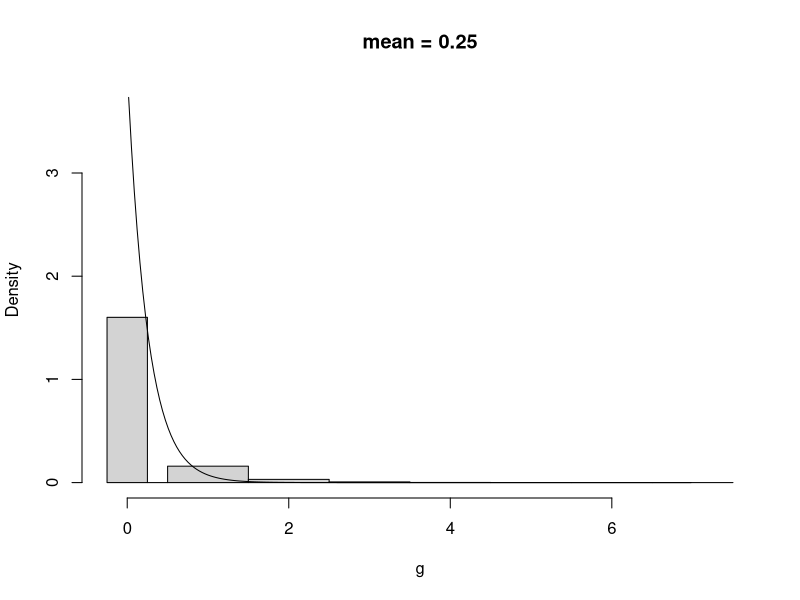
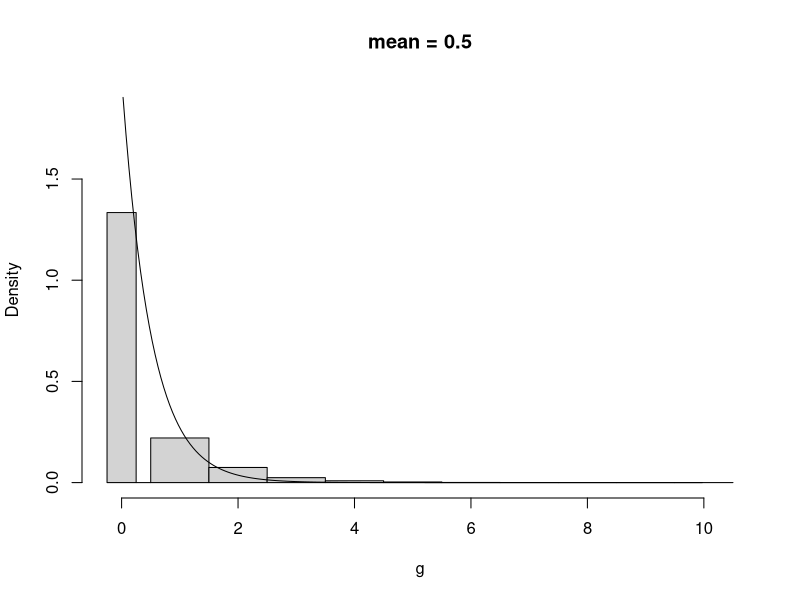
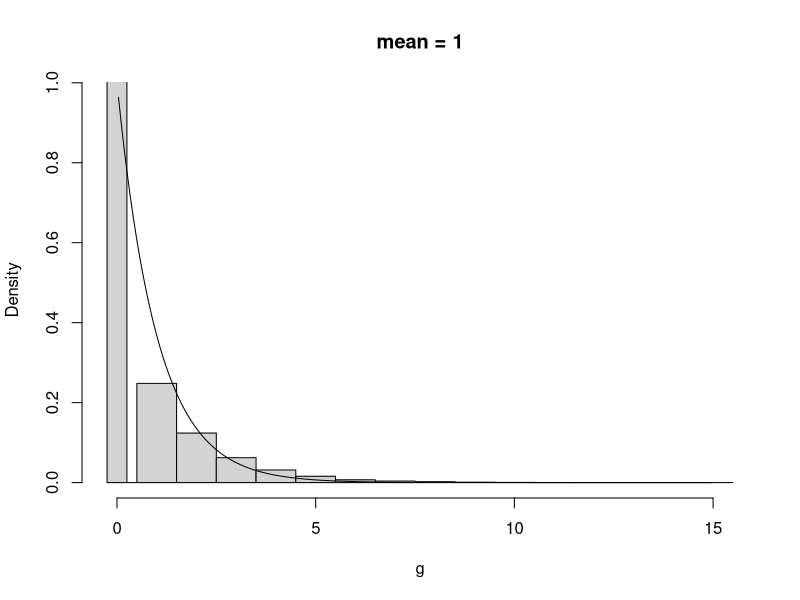
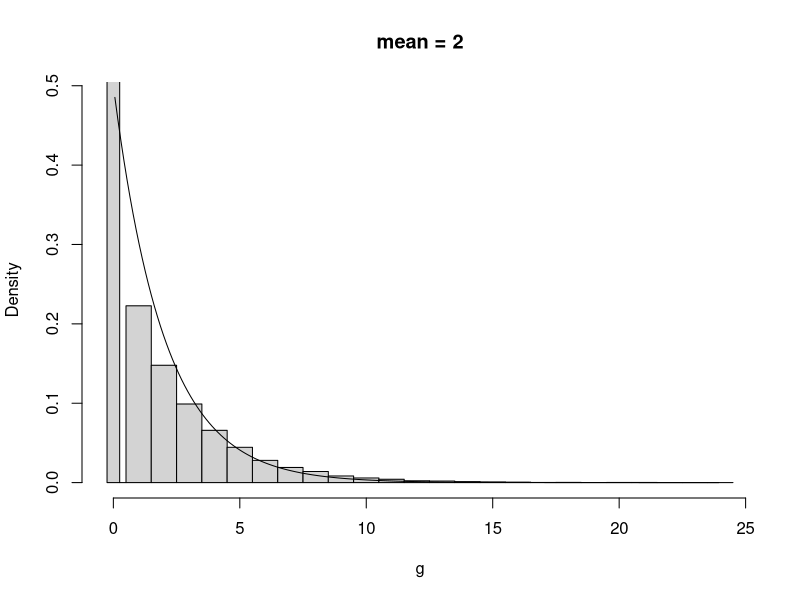
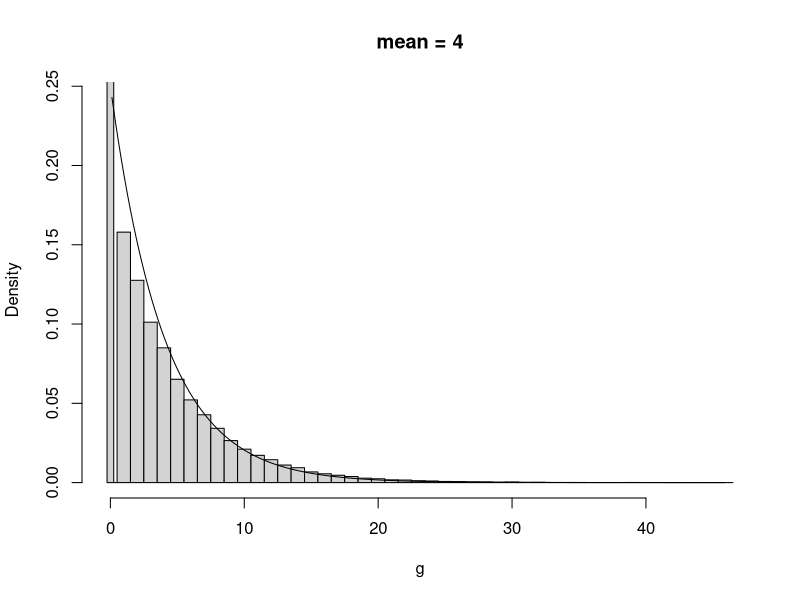

Recreate these plots in R, in order.
set.seed(213)

compPlot <- function(mu, nr, nbreaks){
	t <- paste("mean =", mu)
	g <- rgeom(nr, prob=1/(mu+1))
	xm <- max(g)
	cbreaks <- c(0, seq(1/2, xm+1/2))
	cbreaks <- seq(0, xm, length.out=1+nbreaks)

	p <- pexp(cbreaks, rate=1/mu)
	cw <- diff(cbreaks)
	cd <- diff(p)/cw
	cmid <- (cbreaks[-1] +  cbreaks[-length(cbreaks)])/2
	pmid <- (p[-1] +  p[-length(cbreaks)])/2

	## Naive checks
	print(c(
		cnaive=sum((1-pmid)*cw)
		, gnaive=mean(g)
	))

	dbreaks <- seq(-1/2, xm+1/2)
	dbreaks <- c(-1/4, 1/4, seq(1/2, xm+1/2))
	h <- hist(g, prob=TRUE, breaks = dbreaks, ylim=c(0, max(cd)), main=t)
	lines(cmid, cd)

	## More checks
	## Histogram raw moments
	print(c(
		phih=sum(h$mids^2*h$density)
		, muh=sum(h$mids*h$density)
		, nh=sum(h$density)
	))

	## Density raw moments
	print(c(
		phid=sum(cmid^2*cd*cw)
		, mud=sum(cmid*cd*cw)
		, nd=sum(cd*cw)
	))
}

nr <- 5e4
nbreaks <- 200

compPlot(mu=0.25, nr, nbreaks)
compPlot(mu=0.5, nr, nbreaks)
compPlot(mu=1, nr, nbreaks)
compPlot(mu=2, nr, nbreaks)
compPlot(mu=4, nr, nbreaks)
